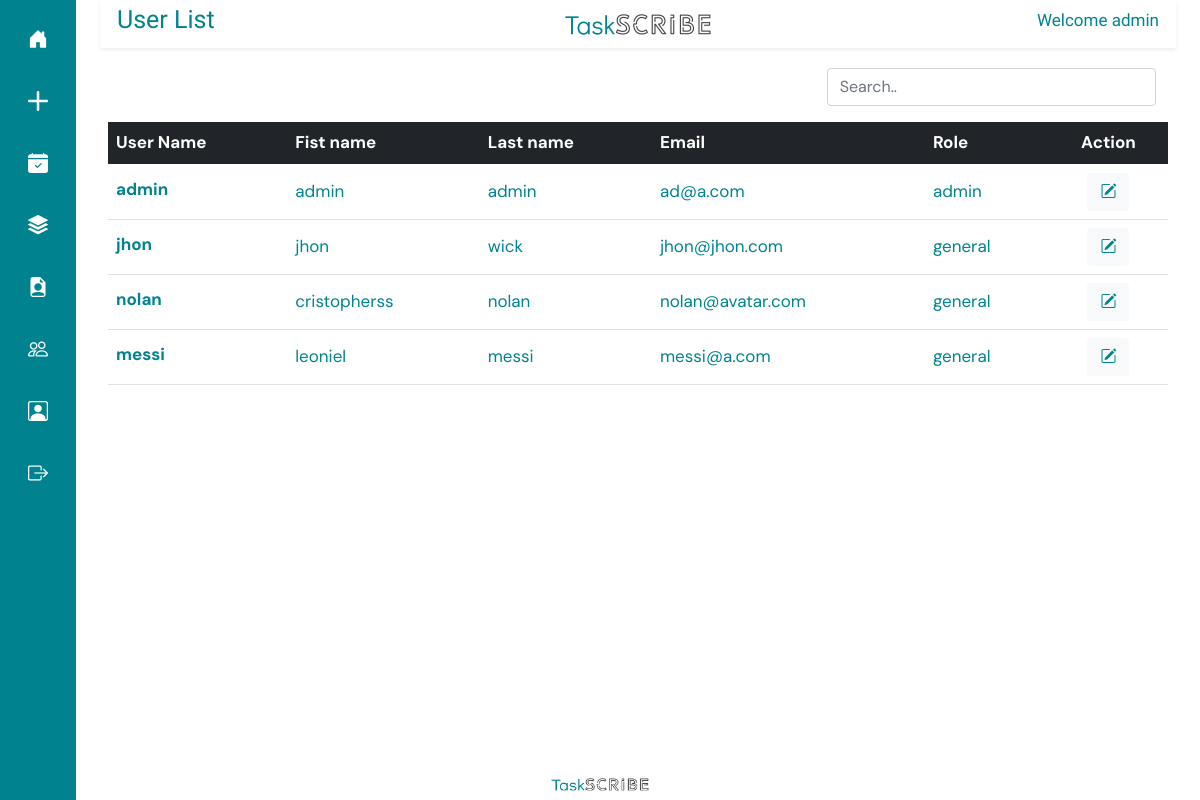
/edit-task/ (signed in), run on an earlier commit of the app's database.
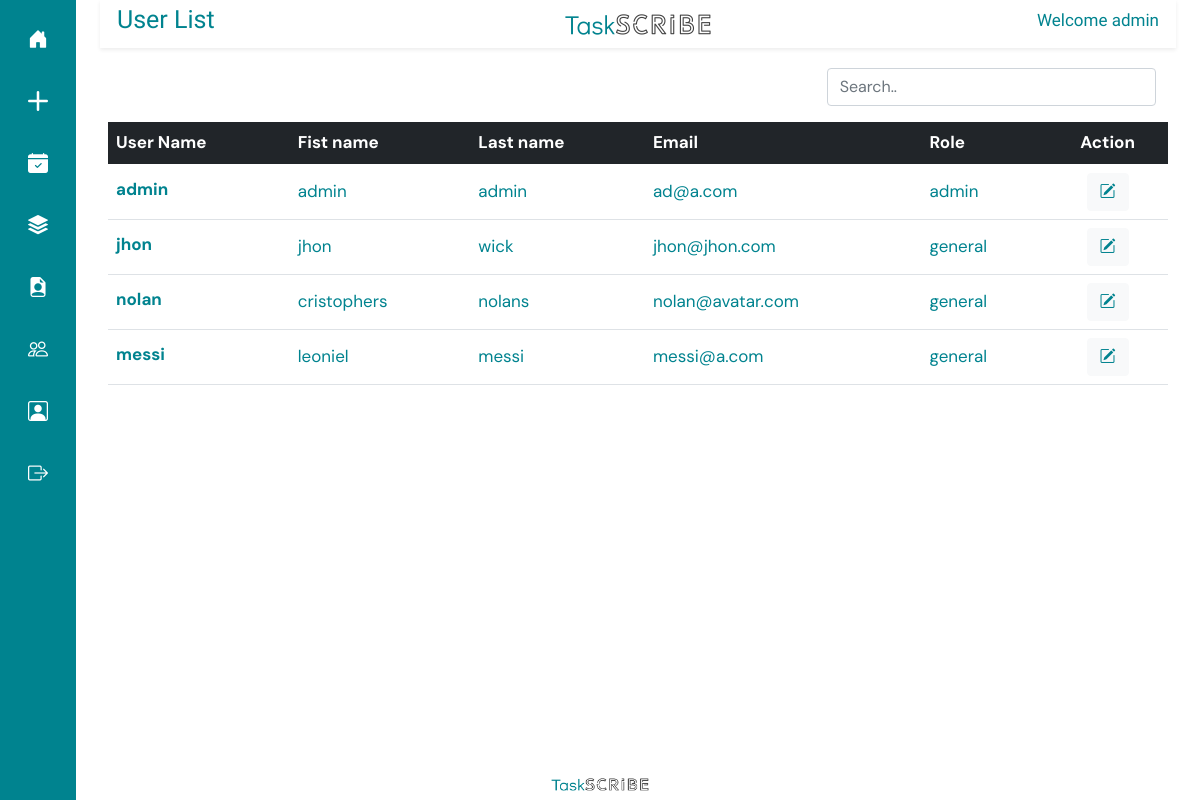
And on a later commit of the database.
### taskapp/models.py (models this page shows)
class CustomUser(AbstractUser):
    ROLE_CHOICES = (
        ('admin', 'Admin'),
        ('general', 'General'),
    )
    role = models.CharField(max_length=10, choices=ROLE_CHOICES, default='general')
    def __str__(self):
        return self.username

### taskapp/views.py (the view)
# urls.py: path('edit-task/', edit_task, name='edit_task')
@login_required(login_url="/login/")
@admin_required
def edit_task(request):
    users = CustomUser.objects.all()
    print(users)
    return render(request, "user_list.html", { "users" : users})

### taskapp/views.py (called while the page is built)
def is_admin(user):
    return user.is_authenticated and user.role == 'admin' or user.is_superuser

### templates/user_list.html (shortened to what this page needs)
{% extends 'base.html' %}
{% load static %}
{% block titlecontent %}
<div class="row shadow-sm align-items-center" style=" margin-top: 0px; padding: 5px;  color: #00838f;">
  <div class="col">
    <h2 style="font-family: Didact Gothic; text-align: left; font-size: 25px;">User List</h2>
  </div>
  <div class="col align-items-center text-center">
    <img src="{% static 'img/logof.png' %}" width="150px" height="25px" alt="">
  </div>
  <div class="col align-items-center">
    <h2  style="font-family: Didact Gothic; text-align: right; font-size: 17px;">Welcome {{ user.username }}</h2>
  </div>
</div>
{% endblock %}
{% block content %}
<div class="row  m-3 p-1" style="padding-bottom: 0px; margin-top: 10px; overflow-x: scroll;">
        <div class="col-8">
        </div>
        <div class="col-4">
          <input type="text-l" class="form-control" id="myInput" placeholder="Search..">
        </div>
    <table id="dtBasicExample" class=" table table-hover align-middle mb-0 p-1 mt-3" style="color: #00838f;">
        <thead class="table-dark">
          <tr style="text-align: left;">
            <th style="text-align: left;">User Name</th>
            <th>Fist name</th>
            <th>Last name</th>
            <th>Email</th>
            <th>Role</th>
            <th style="text-align: center;">Action</th>
          </tr>
        </thead>
        <tbody id="myTable">
        {% for usern in users %}
          <tr style="text-align: left;">
            <td>
                  <p class="fw-bold mb-1">{{ usern.username }}</p>
            </td>
            <td>{{ usern.first_name }}</td>
            <td>{{ usern.last_name}}</td>
            <td>{{ usern.email}}</td>
            <td>{{ usern.role}}</td>
            <td style="text-align: center;">
                <a href="{% url 'edit_user'  user_id=usern.id %}" type="button" class="btn btn-light" style="color: #00838f;"><i class="bi bi-pencil-square"></i></button></a>
            </td>
          </tr>
        {% endfor %}
        </tbody>
      </table>
    </div>
</div>
{% endblock%}

What changed in the data, as far as the page shows it:
changed CustomUser "nolan": first_name "cristopherss" → "cristophers"; last_name "nolan" → "nolans"
